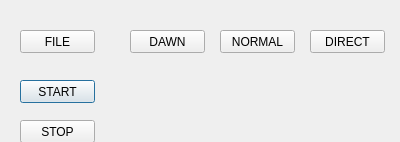
<?xml version="1.0" encoding="UTF-8"?>
<ui version="4.0">
 <class>Dialog</class>
 <widget class="QDialog" name="Dialog">
  <property name="geometry">
   <rect>
    <x>0</x>
    <y>0</y>
    <width>400</width>
    <height>142</height>
   </rect>
  </property>
  <property name="windowTitle">
   <string>Dialog</string>
  </property>
  <widget class="QPushButton" name="START">
   <property name="geometry">
    <rect>
     <x>20</x>
     <y>80</y>
     <width>75</width>
     <height>23</height>
    </rect>
   </property>
   <property name="text">
    <string>START</string>
   </property>
  </widget>
  <widget class="QPushButton" name="FILEPATH">
   <property name="geometry">
    <rect>
     <x>20</x>
     <y>30</y>
     <width>75</width>
     <height>23</height>
    </rect>
   </property>
   <property name="text">
    <string>FILE</string>
   </property>
  </widget>
  <widget class="QPushButton" name="DAWN">
   <property name="geometry">
    <rect>
     <x>130</x>
     <y>30</y>
     <width>75</width>
     <height>23</height>
    </rect>
   </property>
   <property name="text">
    <string>DAWN</string>
   </property>
  </widget>
  <widget class="QPushButton" name="NORMAL">
   <property name="geometry">
    <rect>
     <x>220</x>
     <y>30</y>
     <width>75</width>
     <height>23</height>
    </rect>
   </property>
   <property name="text">
    <string>NORMAL</string>
   </property>
  </widget>
  <widget class="QPushButton" name="DIRECT">
   <property name="geometry">
    <rect>
     <x>310</x>
     <y>30</y>
     <width>75</width>
     <height>23</height>
    </rect>
   </property>
   <property name="text">
    <string>DIRECT</string>
   </property>
  </widget>
  <widget class="QPushButton" name="STOP">
   <property name="geometry">
    <rect>
     <x>20</x>
     <y>120</y>
     <width>75</width>
     <height>23</height>
    </rect>
   </property>
   <property name="text">
    <string>STOP</string>
   </property>
  </widget>
 </widget>
 <resources/>
 <connections/>
</ui>
